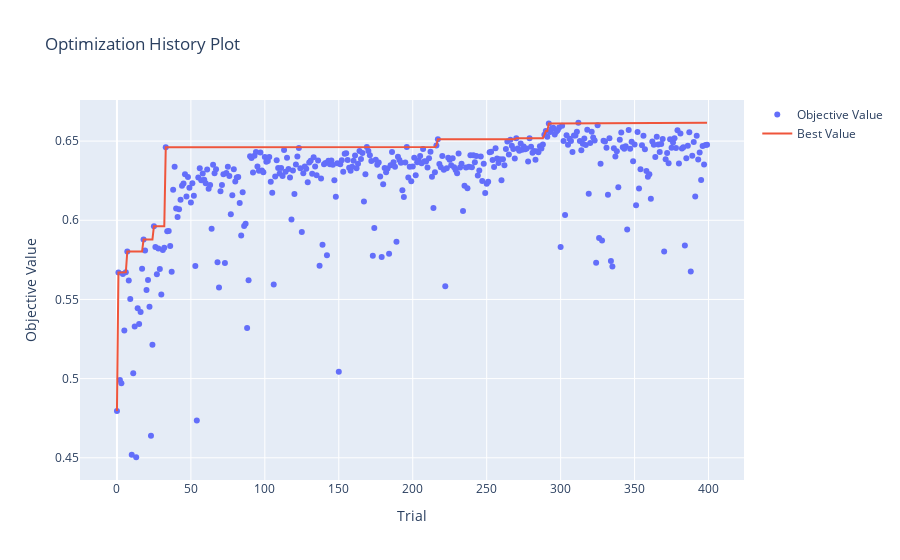

Notebook source saved alongside this figure:
### Code cell
optuna.visualization.plot_optimization_history(study)

### Figure 1 — Plotly figure (JSON) as saved in the notebook; plotly's stock layout.template omitted (floating-point values rounded to 4 significant figures; data arrays with more than 128 entries replaced by an {"elided": "..."} marker saying what was removed)
{"data": [{"mode": "markers", "name": "Objective Value", "type": "scatter", "x": {"elided": "400 int values"}, "y": {"elided": "400 float values"}}, {"mode": "lines", "name": "Best Value", "type": "scatter", "x": {"elided": "400 int values"}, "y": {"elided": "400 float values"}}, {"marker": {"color": "#cccccc"}, "mode": "markers", "name": "Infeasible Trial", "showlegend": false, "type": "scatter", "x": [], "y": []}], "layout": {"title": {"text": "Optimization History Plot"}, "xaxis": {"title": {"text": "Trial"}}, "yaxis": {"title": {"text": "Objective Value"}}}}
